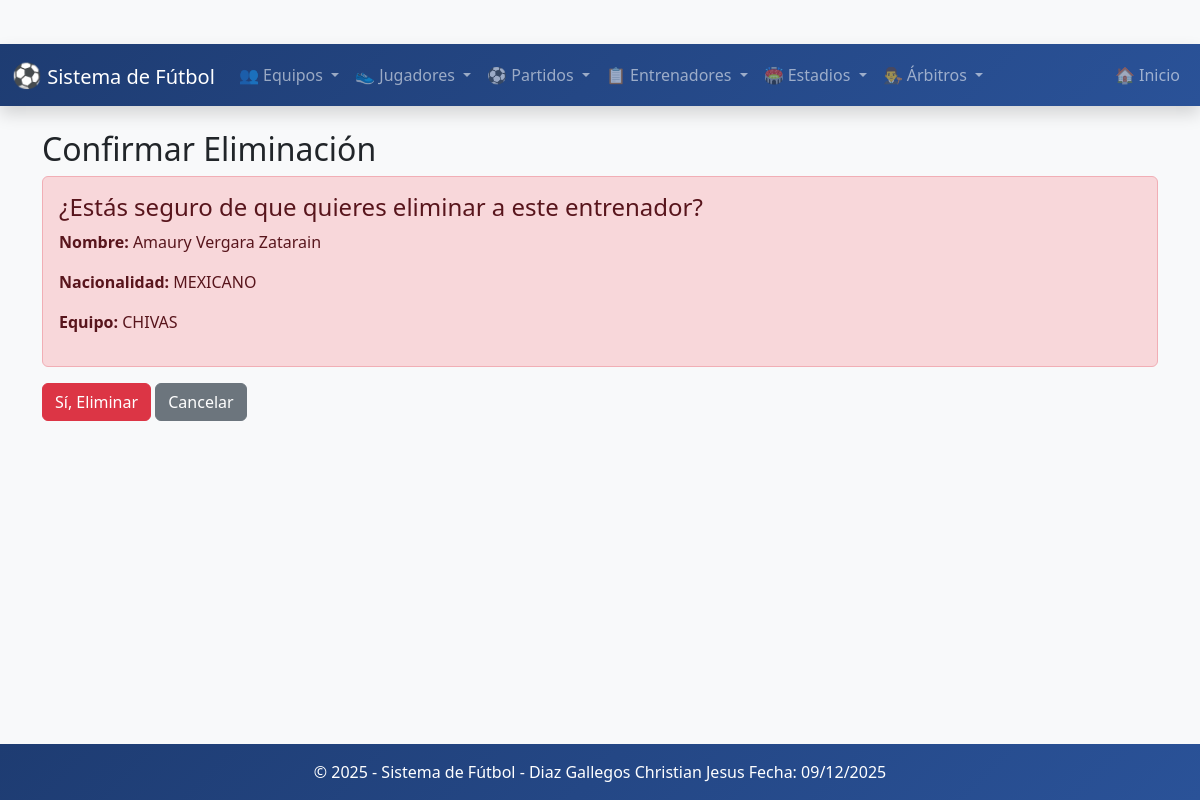
Screenshot of /entrenadores/borrar/1/ with the database file from the repository.
### app_Futbol/models.py (models this page shows, shortened)
class Entrenador(models.Model):
    nombre = models.CharField(max_length=100)
    apellido = models.CharField(max_length=100)
    fecha_nacimiento = models.DateField()
    nacionalidad = models.CharField(max_length=100)
    licencia = models.CharField(max_length=50, blank=True, null=True)
    fecha_inicio_contrato = models.DateField()
    fecha_fin_contrato = models.DateField(blank=True, null=True)
    foto = models.ImageField(upload_to='entrenadores/', blank=True, null=True)  # ¡SIMPLIFICADO!
    equipo = models.OneToOneField(
        Equipo,
        on_delete=models.SET_NULL,
        related_name="director_tecnico",
        blank=True,
        null=True
    )

class Equipo(models.Model):
    nombre = models.CharField(max_length=100)
    ciudad = models.CharField(max_length=100)
    pais = models.CharField(max_length=100)
    fundacion = models.DateField()
    colores = models.CharField(max_length=100)
    presidente = models.CharField(max_length=100, blank=True, null=True)
    imagen = models.ImageField(upload_to='equipos/', blank=True, null=True)  # ¡SIMPLIFICADO!

### app_Futbol/views.py (the view)
# urls.py: path('entrenadores/borrar/<int:id>/', views.borrar_entrenador, name='borrar_entrenador'),
def borrar_entrenador(request, id):
    entrenador = get_object_or_404(Entrenador, id=id)
    return render(request, 'entrenador/borrar_entrenador.html', {'entrenador': entrenador})

### app_Futbol/templates/entrenador/borrar_entrenador.html (shortened to what this page needs)
{% extends 'base.html' %}
{% block content %}
<h2>Confirmar Eliminación</h2>
<div class="alert alert-danger">
    <h4>¿Estás seguro de que quieres eliminar a este entrenador?</h4>
    <p><strong>Nombre:</strong> {{ entrenador.nombre }} {{ entrenador.apellido }}</p>
    <p><strong>Nacionalidad:</strong> {{ entrenador.nacionalidad }}</p>
    <p><strong>Equipo:</strong> {% if entrenador.equipo %}{{ entrenador.equipo.nombre }}{% else %}Sin equipo{% endif %}</p>
</div>
<form method="POST" action="{% url 'realizar_borrado_entrenador' entrenador.id %}">
    <div class="mt-3">
        <button type="submit" class="btn btn-danger">Sí, Eliminar</button>
        <a href="{% url 'ver_entrenadores' %}" class="btn btn-secondary">Cancelar</a>
    </div>
</form>
{% endblock %}

### app_Futbol/templates/base.html (style rules this page uses)
body { background-color: #f8f9fa; padding-top: 20px; margin-bottom: 100px; }

### rows the page displays
Entrenador: nombre "Amaury", apellido "Vergara Zatarain", nacionalidad "MEXICANO", equipo.nombre "CHIVAS"
